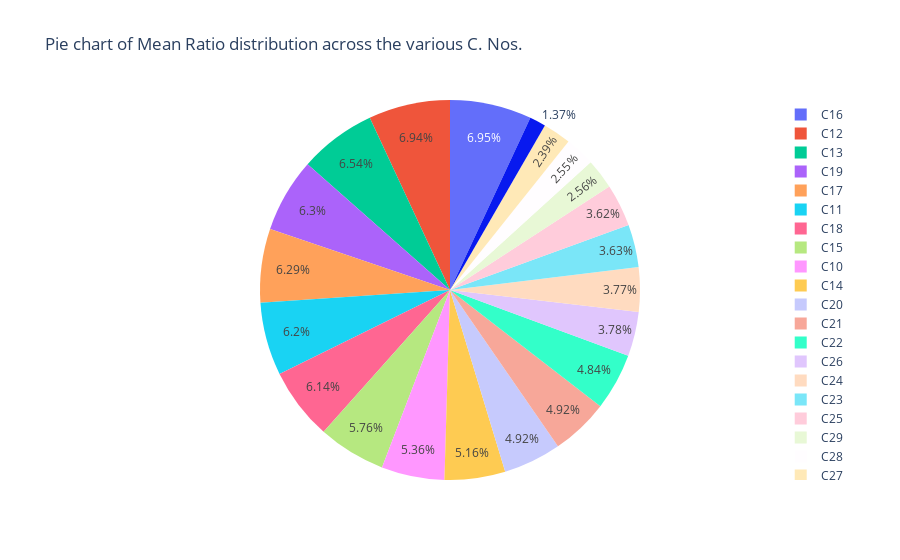

Notebook code for this chart:
### Code cell
fig = px.pie(doil, values="Mean Ratio", names="C NO", title="Pie chart of Mean Ratio distribution across the various C. Nos.")
fig.show()

### Figure 1 — Plotly figure (JSON) as saved in the notebook; plotly's stock layout.template omitted (floating-point values rounded to 4 significant figures)
{"data": [{"domain": {"x": [0, 1], "y": [0, 1]}, "hovertemplate": "C NO=%{label}<br>Mean Ratio=%{value}<extra></extra>", "labels": ["C10", "C11", "C12", "C13", "C14", "C15", "C16", "C17", "C18", "C19", "C20", "C21", "C22", "C23", "C24", "C25", "C26", "C27", "C28", "C29", "C30"], "legendgroup": "", "name": "", "showlegend": true, "type": "pie", "values": [3.927, 4.542, 5.084, 4.794, 3.778, 4.216, 5.093, 4.607, 4.496, 4.617, 3.606, 3.6, 3.544, 2.662, 2.765, 2.654, 2.766, 1.752, 1.867, 1.873, 1.004]}], "layout": {"autosize": true, "legend": {"tracegroupgap": 0}, "title": {"text": "Pie chart of Mean Ratio distribution across the various C. Nos."}}}
